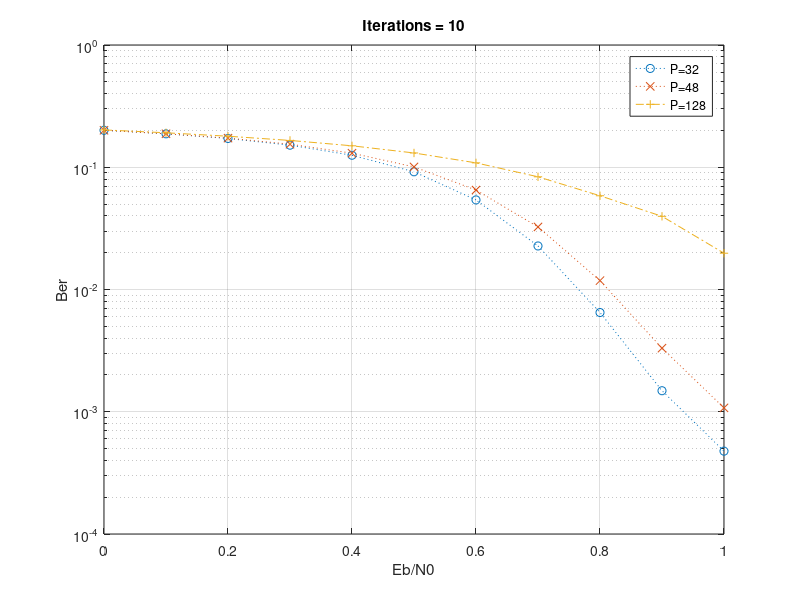

Write MATLAB code to recreate this figure.
x=(0:0.1:1.0);
%迭代10次
y32=[0.200521,0.187709,0.171945,0.151523,0.125391,0.091823,0.054052,0.022703,0.006481,0.001486,0.000476];
y48=[0.200715,0.187855,0.173080,0.154417,0.130338,0.100672,0.065106,0.032504,0.011817,0.003313,0.001076];
y128=[0.202113,0.191415,0.179370,0.165749,0.149788,0.130871,0.108638,0.083555,0.058449,0.039687,0.019811];
semilogy(x,y32,':o',x,y48,':x',x,y128,'-.+');

grid on;
title('Iterations = 10');
xlabel('Eb/N0');
ylabel('Ber');
legend({'P=32','P=48','P=128'});
%text(x,y,'picture');

